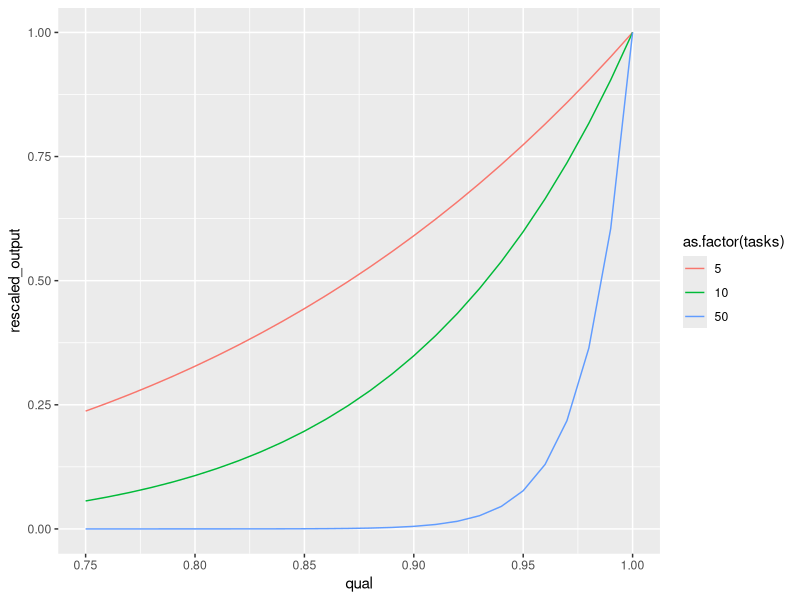
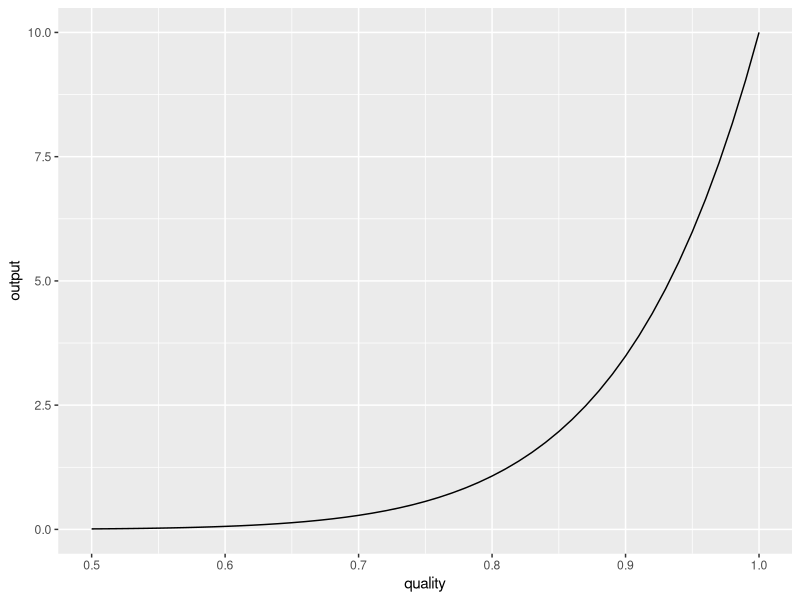

Generate these figures, in order, with R:
## ---- chunk 1
library(tidyverse)

quality <- seq(0.75, 1, 0.01)
tasks <- c(rep(5, length(quality)), rep(10, length(quality)), rep(50, length(quality)))
scaled_output_tb <- tibble(qual = rep(quality, 3), tasks) %>%
mutate(output = qual^(tasks)*tasks) %>%
mutate(rescaled_output = output/tasks)

ggplot(scaled_output_tb, aes(x = qual, y = rescaled_output, col = as.factor(tasks))) +
geom_line()

quality <- seq(0.50, 1, 0.01)
tasks <- rep(10, length(quality))
output_tb <- tibble(quality, tasks) %>%
mutate(output = quality^(tasks)*tasks)

ggplot(output_tb, aes(x = quality, y = output)) +
geom_line()
